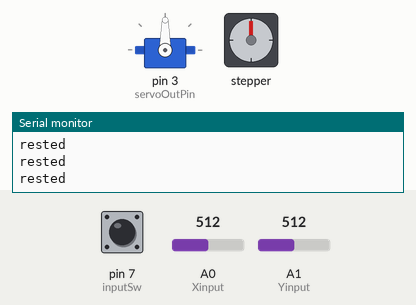
Simulated run of this sketch. Board: Arduino Uno, built with avr-gcc and run on an emulated ATmega328P. On the bench: servo, stepper motor, the last lines printed to the serial monitor. The inputs (shaded band) are chosen by the test bench; at power-on: A1 (Yinput) = 512, pin 7 (inputSw) HIGH, A0 (Xinput) = 512. Stepper angles assume 2048 steps per turn.

Above: at 1.2 s.
1.3 s: A1 (Yinput) set to 634
2.8 s: A1 (Yinput) set to 658
At 3.27 s:
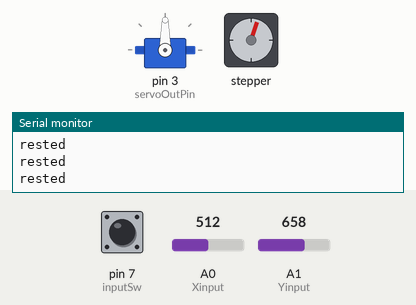
5.8 s: pin 7 (inputSw) pulled LOW for 0.15 s
At 6.08 s:
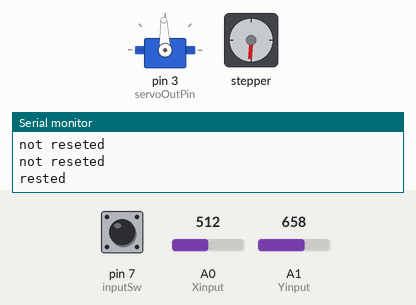
8.8 s: A0 (Xinput) set to 660
At 9.21 s:
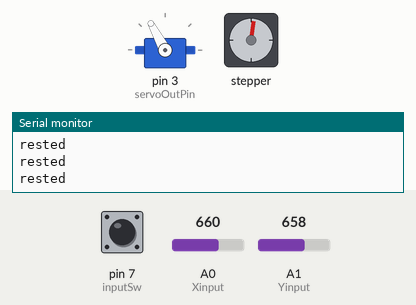
11.8 s: A0 (Xinput) set to 716
At 12.33 s:
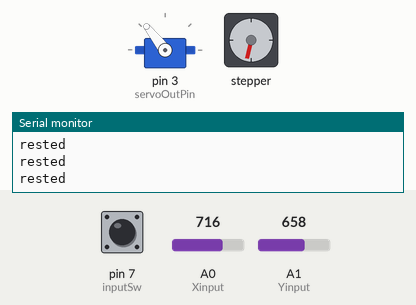
14.8 s: A0 (Xinput) set to 640
At 15.77 s:
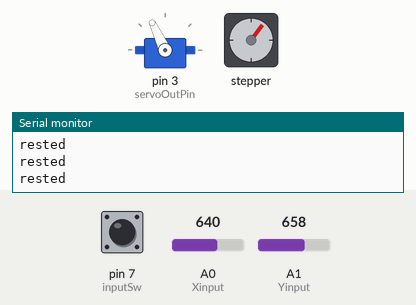
Timing chart, 0 to 20.8 s (numbered marks = the images above; inputs shaded):
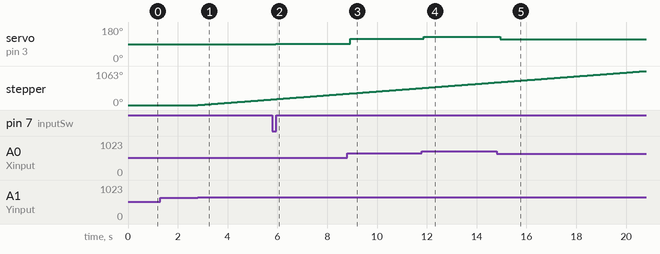

Measured:
- the behaviour switches between 650 and 651 on A1 (Yinput) (found by bisection; images 0 and 1)
- after the input at 2.8 s, stepper: keeps turning clockwise at about 59°/s, starting at once
- after the input at 5.8 s, servo on pin 3 (servoOutPin): 90° → 92° after 0.13 s
- after the input at 8.8 s, servo on pin 3 (servoOutPin): 92° → 118° after 0.12 s
- after the input at 11.8 s, servo on pin 3 (servoOutPin): 118° → 128° after 0.08 s
- after the input at 14.8 s, servo on pin 3 (servoOutPin): 128° → 115° after 0.15 s

The sketch:

controlling_using_switch.ino
```cpp
#include <Servo.h>
Servo servoOut;

#include <Stepper.h>
// Define number of steps per rotation:
const int stepsPerRevolution = 2048;
Stepper myStepper = Stepper(stepsPerRevolution, 8, 10, 9, 11);

//analog joystick
int Xinput = A0;
int Yinput = A1;
float posX;
int posY;
int inputSw = 7;
float sw;

bool reset = true;

//servo
int servoOutPin = 3;
float servoPos = 90;

//boolean for control
boolean servoControlOn = false;
void setup() {
  myStepper.setSpeed(10);

  // Begin Serial communication at a baud rate of 9600:
  Serial.begin(9600);

  pinMode(Xinput, INPUT);
  pinMode(Yinput, INPUT);
  pinMode(inputSw, INPUT);
  digitalWrite(inputSw, HIGH);

  servoOut.attach(servoOutPin);
  servoOut.write(servoPos);
}
void loop() {
  posX = analogRead(Xinput);
  posY = analogRead(Yinput);
  sw = digitalRead(inputSw);

  if (posY > 650) {
    //Serial.println("Right");
    myStepper.step(25);
  } else if (posY < 350) {
    // Serial.println("Left");
    myStepper.step(-25);
  }
  //Serial.println(sw);


  if (sw == 0) {
    if (servoControlOn == false && reset == true) {
      servoControlOn = true;
      reset = false;
        Serial.println("hey");
    } else if(reset == true && servoControlOn == true) {
      servoControlOn = false;
      reset = false;
        Serial.println("heyo");
    }
  }
  if(sw == 1){
    reset = true;
  }
   if(reset == true){
    Serial.println("rested");
   }else{
    Serial.println("not reseted");
   }

  if (servoControlOn == true) {
    servoPos = (posX / 1000) * 180;
    //Serial.println(posX / 1000);
    servoOut.write(servoPos);
  } else {
    servoOut.write(servoPos);
  }
}
```
